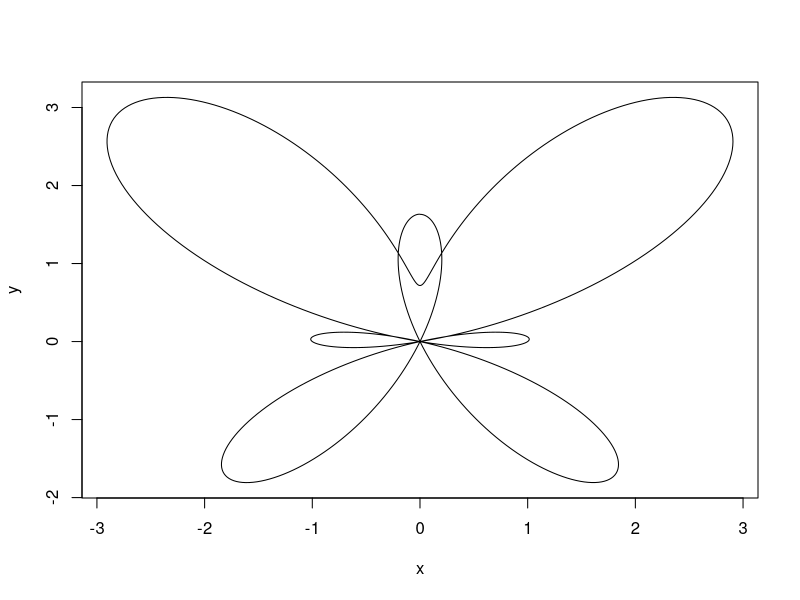
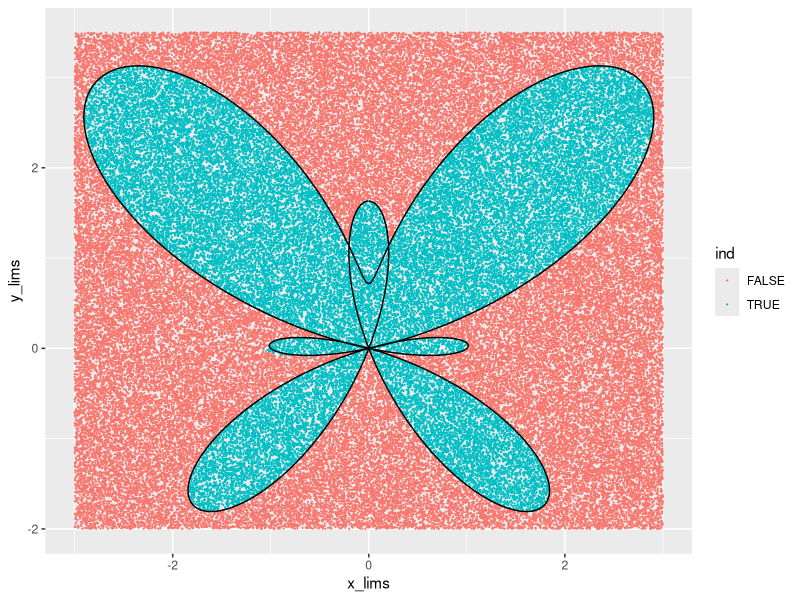
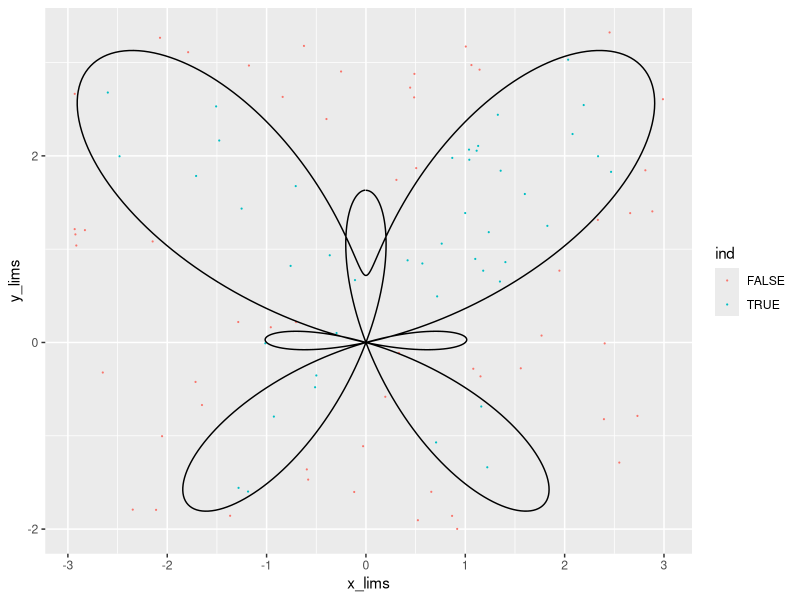
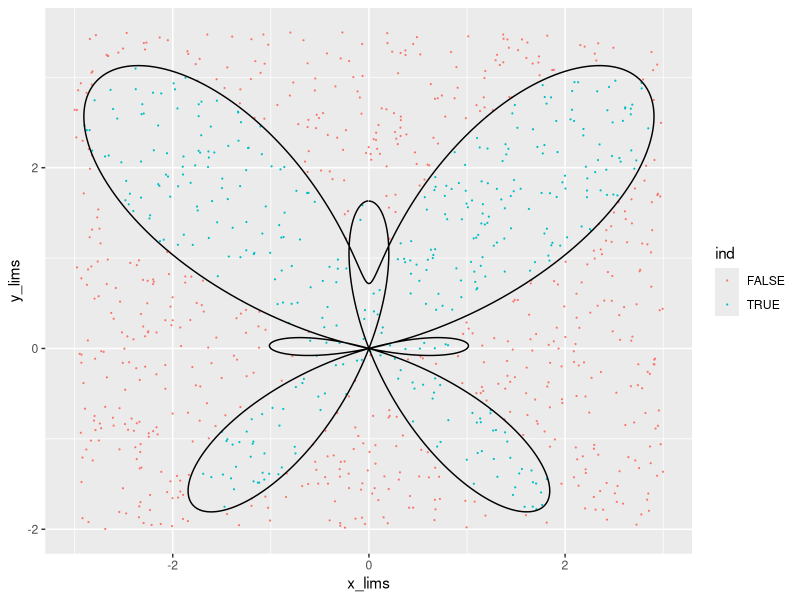
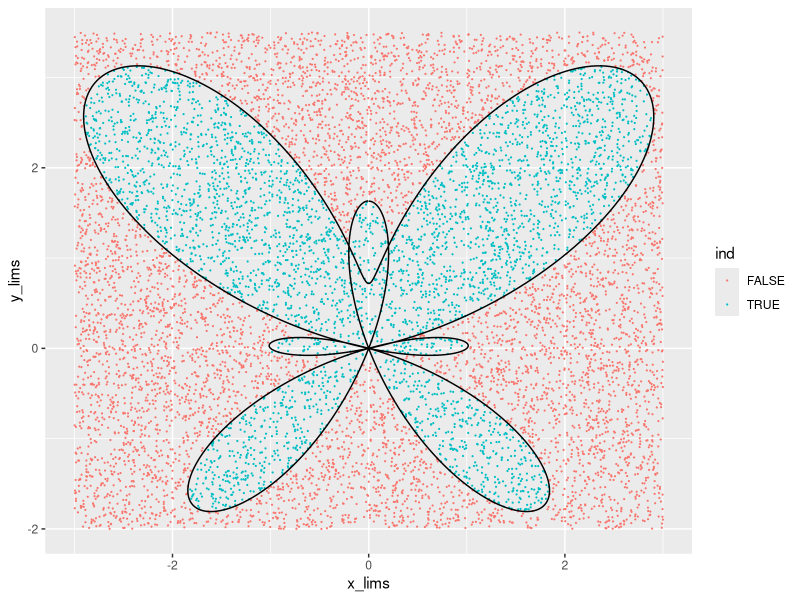
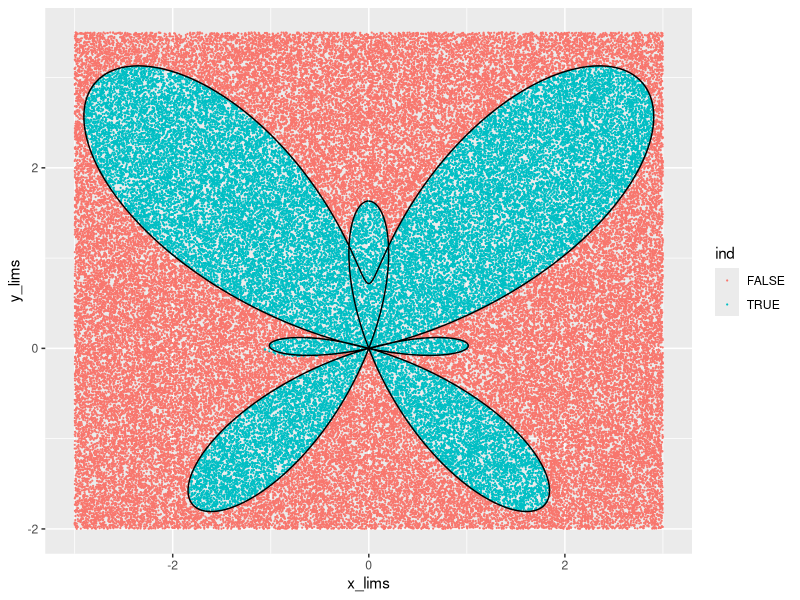

Write the R code that produced these figures, in order.
## ---- chunk 1
n <- 10^5
a <- 1
b <- 6
f<- function(x){exp(-x^3)}

set.seed(12202120)
us <- runif(n, min = a, max = b)
mean(f(us)) * (b-a)
## ---- chunk 2
integrate(f = f, lower = a, upper = b)
## ---- chunk 3
n_inf <- 10^5
set.seed(12202120)
exp_s <- rexp(n_inf)
f_inf<- function(x){exp(-(x+1)^3)}

mean(f_inf(exp_s)/dexp(exp_s))
## ---- chunk 4
integrate(function(x){exp(-x^3)}, 1, Inf)
## ---- chunk 5
r <- function(t){
  exp(cos(t))-2*cos(4*t)-sin(t/12)^5}
t <- seq(by=0.01,from = -pi, to = pi)
x <- r(t)*sin(t)
y <- r(t)*cos(t)

## ---- chunk 6
plot(x=x, y=y, type='l') 
## ---- chunk 7
n_lims = 10^5

## ---- chunk 8
x_lims <- runif(n_lims, min=-3, max=3)
y_lims <- runif(n_lims, min=-2, max=3.5)

is_inside<- function(x, y, n) {
  
  if (y > 0){
    alpha <- 0
  } else {
    alpha <- pi
  }
  rad <- sqrt(x^2 + y^2)
  beta <- atan(x/y) + alpha
  if (r(beta) > 0 & (rad < abs(r(beta)))) {
    return(TRUE)
  } else if (r(beta+pi) < 0 & (rad < abs(r(beta + pi)))) {
    return(TRUE)
  } else {
    return(FALSE)
  }
}


ind <- logical(n_lims)
for (i in 1:n_lims){
  ind[i] <- is_inside(x_lims[i], y_lims[i], n_lims)
}
## ---- chunk 9
library(ggplot2)
df <- data.frame(x_lims, y_lims, ind)

ggplot()+
  geom_point(data= df, aes(x=x_lims, y=y_lims, color = ind ), size = 0.1)+
  geom_path(aes(x=x, y=y))
## ---- chunk 10
n_lims = 10^2
x_lims <- runif(n_lims, min=-3, max=3)
y_lims <- runif(n_lims, min=-2, max=3.5)

ind <- logical(n_lims)

for (i in 1:n_lims){
  ind[i] <- is_inside(x_lims[i], y_lims[i])
}
  
library(ggplot2)
df <- data.frame(x_lims, y_lims, ind)

ggplot()+
  geom_point(data= df, aes(x=x_lims, y=y_lims, color = ind ), size = 0.1)+
  geom_path(aes(x=x, y=y))
## ---- chunk 11
n_lims = 10^3
x_lims <- runif(n_lims, min=-3, max=3)
y_lims <- runif(n_lims, min=-2, max=3.5)

ind <- logical(n_lims)

for (i in 1:n_lims){
  ind[i] <- is_inside(x_lims[i], y_lims[i])
}
  
library(ggplot2)
df <- data.frame(x_lims, y_lims, ind)

ggplot()+
  geom_point(data= df, aes(x=x_lims, y=y_lims, color = ind ), size = 0.1)+
  geom_path(aes(x=x, y=y))
## ---- chunk 12
n_lims = 10^4
x_lims <- runif(n_lims, min=-3, max=3)
y_lims <- runif(n_lims, min=-2, max=3.5)

ind <- logical(n_lims)

for (i in 1:n_lims){
  ind[i] <- is_inside(x_lims[i], y_lims[i])
}
  
library(ggplot2)
df <- data.frame(x_lims, y_lims, ind)

ggplot()+
  geom_point(data= df, aes(x=x_lims, y=y_lims, color = ind ), size = 0.1)+
  geom_path(aes(x=x, y=y))
## ---- chunk 13
n_lims = 10^5
x_lims <- runif(n_lims, min=-3, max=3)
y_lims <- runif(n_lims, min=-2, max=3.5)

ind <- logical(n_lims)

for (i in 1:n_lims){
  ind[i] <- is_inside(x_lims[i], y_lims[i])
}
  
library(ggplot2)
df <- data.frame(x_lims, y_lims, ind)

ggplot()+
  geom_point(data= df, aes(x=x_lims, y=y_lims, color = ind ), size = 0.1)+
  geom_path(aes(x=x, y=y))
